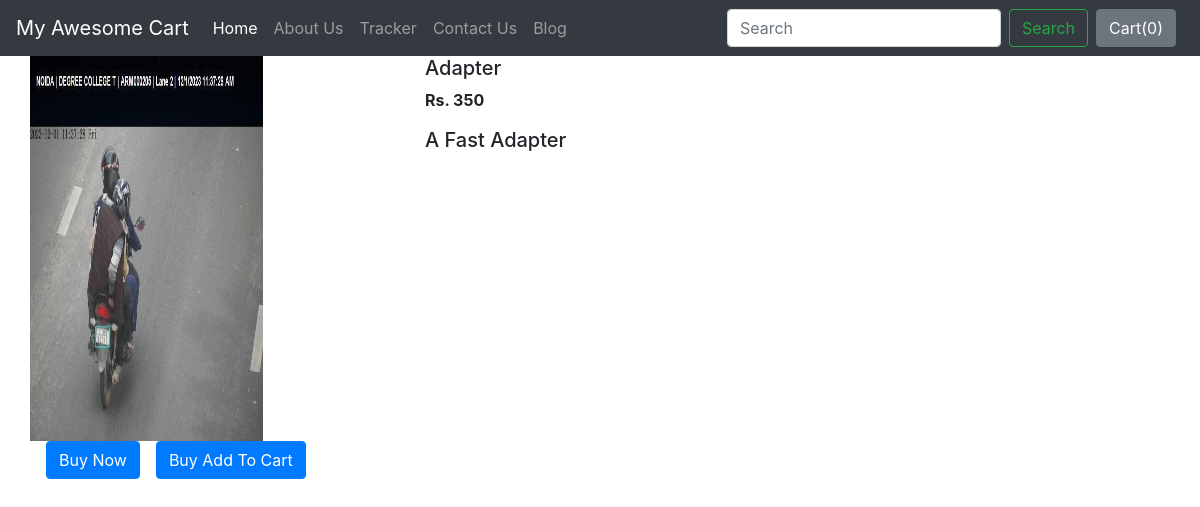
/shop/products/19, run on the app's committed database.
### shop/models.py (models this page shows)
class Product(models.Model):
    product_id=models.AutoField
    product_name=models.CharField(max_length=50)
    category=models.CharField(max_length=50,default="")
    subcategory=models.CharField(max_length=50,default="")
    price=models.IntegerField(default=0)
    desc=models.CharField(max_length=300)
    pub_date=models.DateField()
    image=models.ImageField(upload_to="shop/images",default="")
    def __str__(self):
        return self.product_name

### shop/views.py (the view)
# urls.py: path('products/<int:myid>', views.productview,name="ProductView"),
def productview(request,myid):
    product=Product.objects.filter(id=myid)
    print(product)
    return render(request,"shop/productview.html",{'product':product[0]})

### shop/templates/shop/productview.html (shortened to what this page needs)
{% extends 'shop/basic.html' %}
{% block body %}
<div class="container">
    <div class="row">
    <div class="col-md-4">
        <div class="row">
            <img src="/media/{{product.image}}" width="233px" height="385px" alt="">
        </div>
        <div class="row">
            <button class="btn btn-primary mx-3">Buy Now</button>
            <button class="btn btn-primary ">Buy Add To Cart</button>
        </div>
    </div>
    <div class="col-md-8">
        <h5>{{product.product_name}}</h5>
        <p><b>Rs. {{product.price}}</b></p>
        <h5>{{product.desc}}</h5>
    </div>
    </div>
</div>
{% endblock %}

### data on the page
Product: image (picture), product_name "Adapter", price "350", desc "A Fast Adapter"
